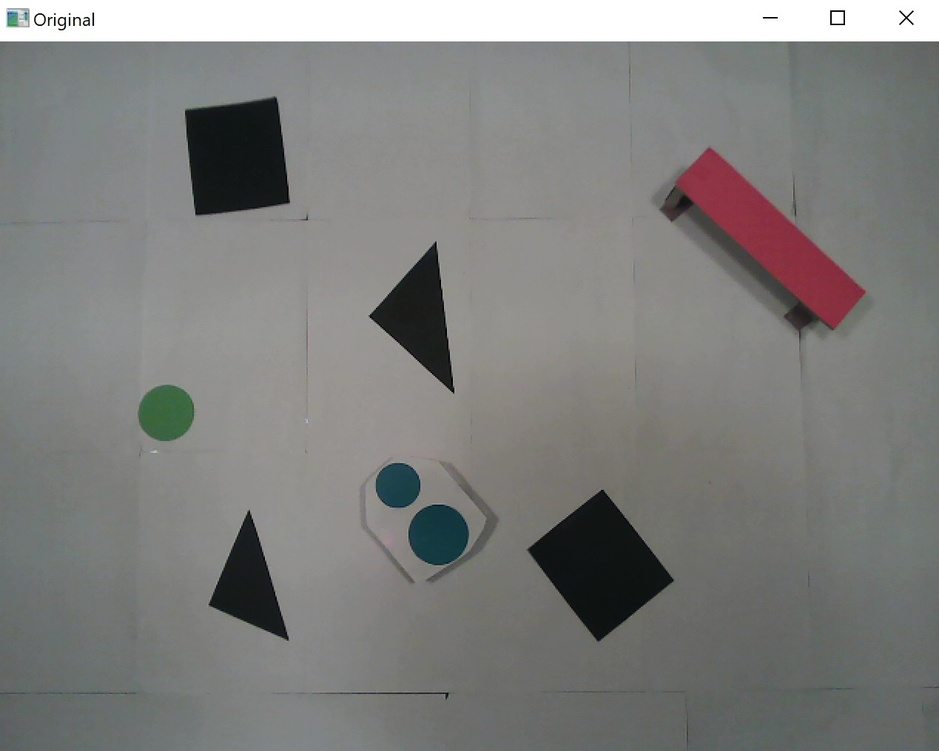
#> input picture original.jpg, 939 x 751 px, shrunk from 1269 x 1015 before the run
$ python -i positions.py   (imports and definitions only)
#> lines starting #> are read from the running program, lines starting #| are printed output that depends on the picture; after the words box and inside, x2 and y2 are one past the last pixel; in counts of white or black regions, pixels touching at a corner belong together
#> further down, picture is the input picture: shape (751, 939, 3); mean B, G, R 125.4, 127.2, 126.9
import numpy as np
import cv2 as cv
import math

RADIUS_GOAL_POS = 0.035  # in meter


def detect_circles(img, lower_range, upper_range):
    """
    :param img: image of the setup
    :param lower_range: lower range of the color
    :param upper_range: upper range of the color
    :return: array with circles coordinates of the color chosen [[x0, y0, r0], [x1, y1, r1], ...]
    """
    # convert img from rgb to hsv
    hsv = cv.cvtColor(img, cv.COLOR_BGR2HSV)
#> hsv: shape (751, 939, 3); mean H, S, V 52.4, 14.3, 129.4

    # threshold colored circles
    mask = cv.inRange(hsv, lower_range, upper_range)
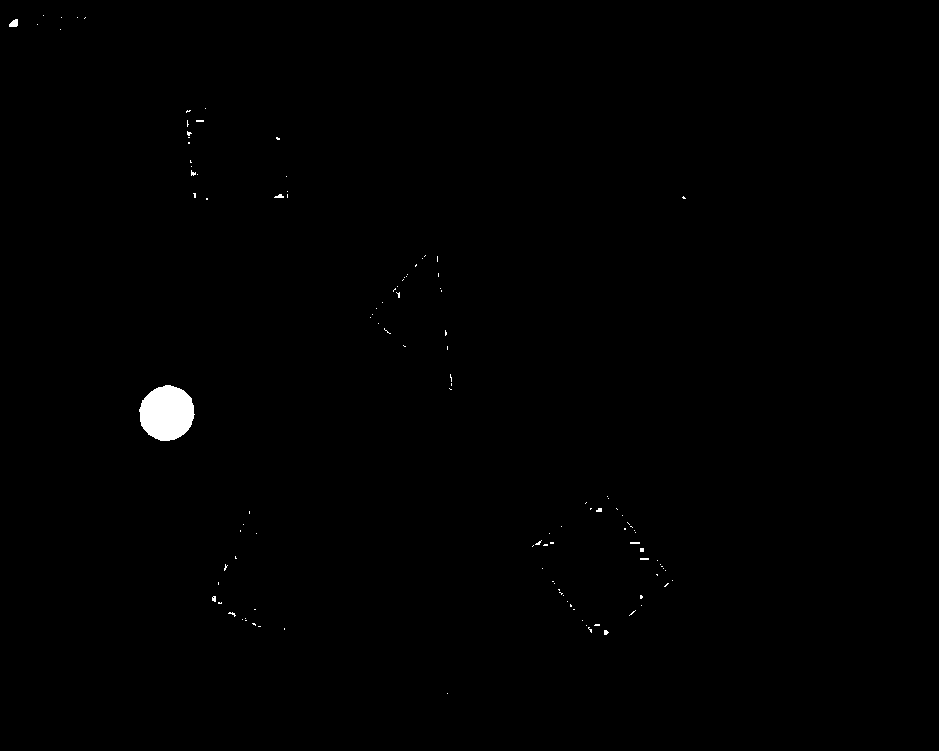
#> mask: shape (751, 939); 0.43% white; 117 white regions (111 under 20 px), largest, box (x1, y1, x2, y2) and area: (139, 385, 195, 441) 2386, (9, 19, 18, 27) 55, (274, 194, 284, 198) 26, (596, 508, 602, 512) 20, (630, 542, 640, 544) 20, (212, 596, 216, 602) 20

    # convert img from rgb to grayscale
    grey = cv.cvtColor(img, cv.COLOR_BGR2GRAY)
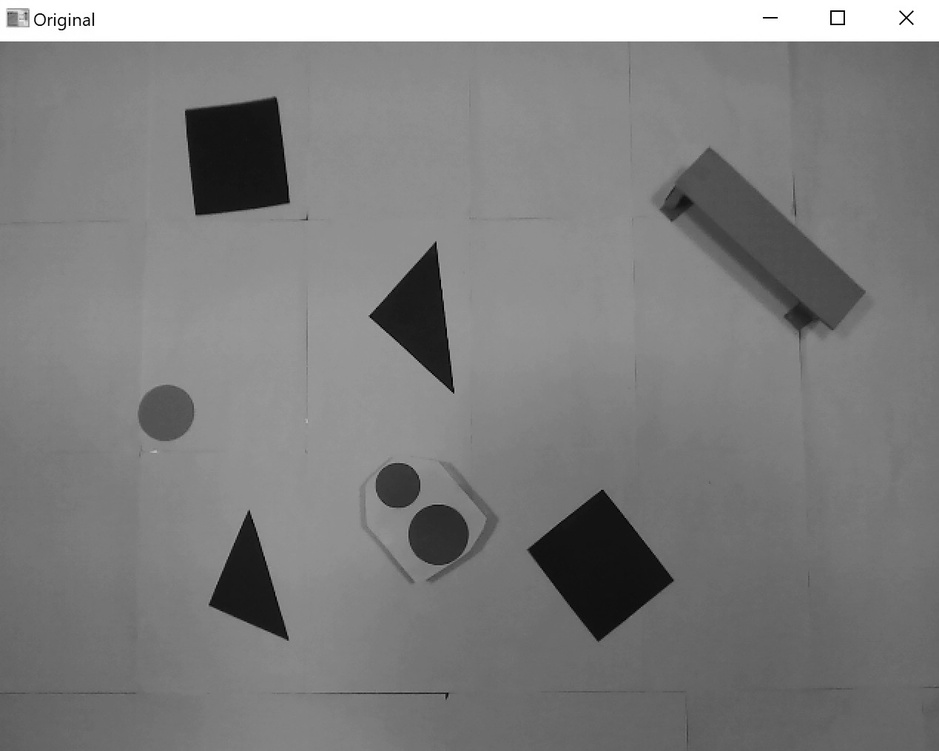
#> grey: shape (751, 939); min 0, max 255, mean 127

    # apply threshold mask to grayscale image
    img_masked = cv.bitwise_and(grey, grey, mask=mask)

    # blur image
    blurred = cv.blur(img_masked, (5, 5))
    # cv.imshow("image blurred", blurred)
    # cv.waitKey(0)
    # cv.destroyAllWindows()

    # detect circles
    circles = cv.HoughCircles(blurred, cv.HOUGH_GRADIENT, 1, 20,
                                param1=50, param2=30, minRadius=3, maxRadius=100)
#> circles = [[166.5, 412.5, 27.5]]
    if circles is None:
        return None

    # draw circles
    output = cv.cvtColor(grey, cv.COLOR_GRAY2BGR)
    circles = np.uint16(np.around(circles))
#> circles = [[166, 412, 28]]
    for i in circles[0, :]:
        # draw the outer circle
        cv.circle(output, (i[0], i[1]), i[2], (0, 255, 0), 2)
        # draw the center of the circle
        cv.circle(output, (i[0], i[1]), 2, (0, 0, 255), 3)
#> this loop made 1 pass
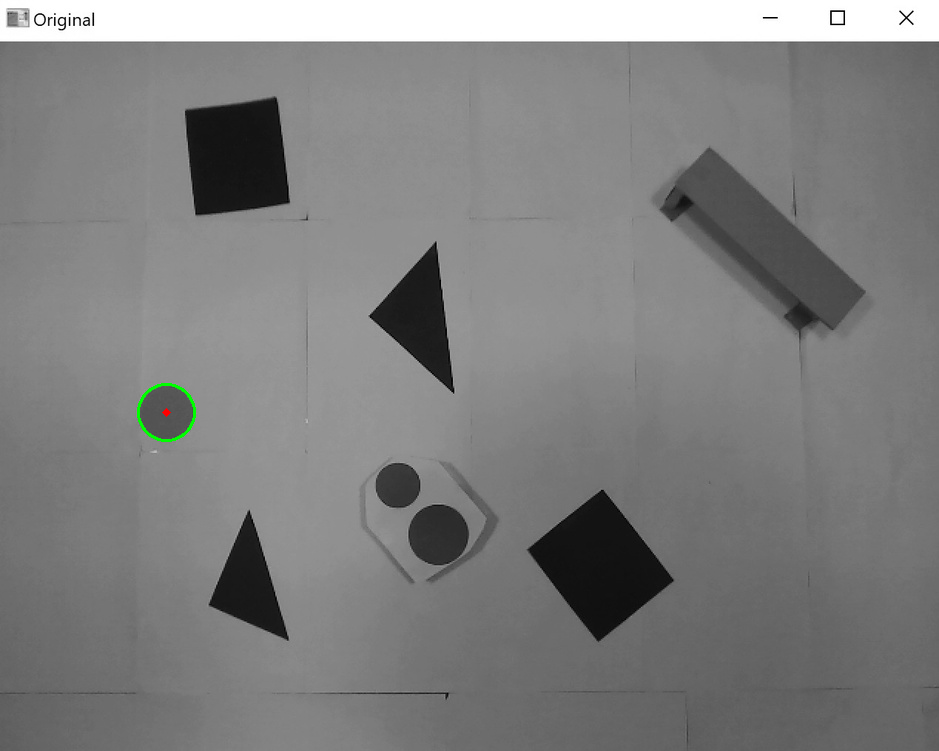
#> output: shape (751, 939, 3); mean B, G, R 126.9, 127.1, 126.9

    # cv.imshow("detected circles", output)
    # cv.waitKey(0)
    # cv.destroyAllWindows()

    # convert the (x, y) coordinates and radius of the circles to integers
    circles = np.round(circles[0, :]).astype("int")

    return circles


def get_goal_position(img):
    """
    :param img: image of the setup
    :return: goal position
    """
    # color value for green in hsv
    lower_green = np.array([35, 50, 0])
    upper_green = np.array([75, 255, 255])

    # detect circle
    circle = detect_circles(img, lower_green, upper_green)
#> circle = [[166, 412, 28]]

    if circle is None:
        print("WARNING: no goal position found")
        return False, None, None

    nb_circles = circle.shape[0]
#> nb_circles = 1

    if nb_circles > 1:
        print("WARNING: more than one goal position found", nb_circles)
        return False, None, None

    center = tuple(circle[0][0:2])
#> center = (166, 412)
    radius = circle[0][2]
#> radius = 28

    return True, center, radius


# [147 lines left out: functions get_robot_position, get_arch_positions, extract_red, convert_meter2pxl, not called in this run]

>>> import cv2
>>> picture = cv2.imread('original.jpg')
>>> result = get_goal_position(picture)
#> result = (True, (166, 412), 28)
